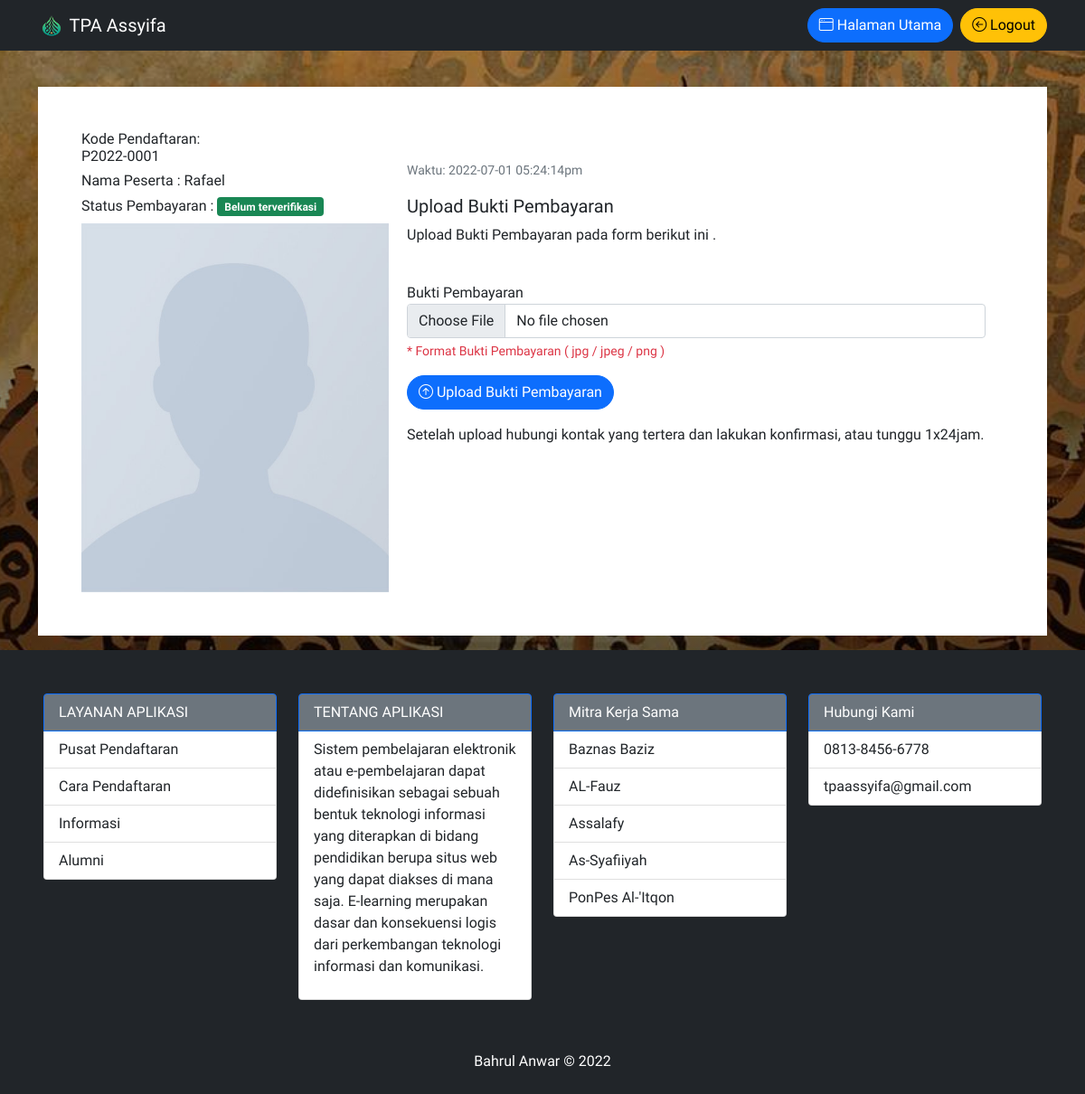
Screenshot of /user/bukti-pembayaran.php (signed in) with the database file from the repository.
### tables this page shows
CREATE TABLE `tb_pendaftaran` (
  `id_pendaftaran` char(10) NOT NULL,
  `tgl_daftar` date NOT NULL,
  `th_ajaran` varchar(9) NOT NULL,
  `jurusan` varchar(50) NOT NULL,
  `nm_peserta` varchar(50) NOT NULL,
  `email` varchar(255) NOT NULL,
  `status_email` tinyint(1) NOT NULL DEFAULT '0',
  `password` varchar(255) NOT NULL,
  `tmp_lahir` varchar(50) NOT NULL,
  `tgl_lahir` date NOT NULL,
  `jk` enum('Laki-laki','Perempuan') NOT NULL,
  `agama` varchar(15) NOT NULL,
  `alamat_jld` varchar(255) NOT NULL,
  `alamat_keldeskec` varchar(255) NOT NULL,
  `alamat_kab_kota` varchar(255) NOT NULL,
  `alamat_provinsi` varchar(255) NOT NULL,
  `photo` varchar(200) DEFAULT NULL,
  `berkas_ijazah_sd` varchar(255) DEFAULT NULL,
  `nilai_ijazah_sd` int(5) DEFAULT NULL,
  `berkas_ijazah_smp` varchar(255) DEFAULT NULL,
  `nilai_ijazah_smp` int(5) DEFAULT NULL,
  `berkas_ijazah_smk` varchar(255) DEFAULT NULL,
  `nilai_ijazah_smk` int(5) DEFAULT NULL,
  `status_terima` varchar(100) NOT NULL DEFAULT 'Sedang direview',
  `token_verifikasi` varchar(255) DEFAULT NULL
);

CREATE TABLE `tb_pembayaran` (
  `id_pembayaran` int(11) NOT NULL,
  `id_pendaftaran` varchar(255) NOT NULL,
  `bukti_pembayaran` varchar(255) NOT NULL,
  `status_pembayaran` int(11) DEFAULT '0',
  `tanggal_upload` timestamp NOT NULL DEFAULT CURRENT_TIMESTAMP
);

### user/bukti-pembayaran.php (the view, shortened to what this page needs)
<?php
include '../config/koneksi.php';
$id_pendaftaran = $_SESSION['id'];
$get_pendaftar = mysqli_query($conn, "SELECT * FROM tb_pendaftaran WHERE id_pendaftaran='$id_pendaftaran'");
$row = mysqli_fetch_array($get_pendaftar);
$get_pembayaran = mysqli_query($conn, "SELECT * FROM tb_pembayaran WHERE id_pendaftaran='$id_pendaftaran'");
$bayar = mysqli_fetch_array($get_pembayaran);
$sts_pembayaran = $bayar['status_pembayaran'];
if ($sts_pembayaran == 0) {
    $status_pembayaran = 'Belum terverifikasi';
} else {
    $status_pembayaran = 'Selesai';
};
?>
<!DOCTYPE html>
<html lang="en">
<head>
    <link rel="../stylesheet" href="swalert/sweetalert2.min.css">
    <link rel="stylesheet" href="https://cdn.jsdelivr.net/npm/bootstrap-icons@1.5.0/font/bootstrap-icons.css">
    <link rel="stylesheet" href="../css/bootstrap.min.css">
    <link rel="stylesheet" href="../css/style.css">
</head>
<body>
    <?php include('../_partials/user/navbar.php'); ?>
    <section class="container mb-3 pt-5 mt-5">
        <div class="row g-0 bg-white p-5">
            <div class="col-md-4">
                <h6 class="card-title">Kode Pendaftaran: <p class="card-text"><?php echo $row['id_pendaftaran']; ?></p>
                </h6>
                <h6>Nama Peserta : <?php echo $row['nm_peserta']; ?></h6>
                <h6>Status Pembayaran : <span class="badge bg-success"><?php echo $status_pembayaran; ?></span></h6>
                <img class="img-fluid" src="bukti_pembayaran/<?php echo $bayar['bukti_pembayaran']; ?>" alt="<?php echo $bayar['bukti_pembayaran']; ?>">
            </div>
            <div class="col-md-8">
                <div class="row ">
                    <div class="col-md-12 p-3">
                        <div class="card-body">
                        <p class="card-text"><small class="text-muted"><?= "Waktu: " . date("Y-m-d h:i:sa"); ?></small></p>
                            <?php if ($bayar['status_pembayaran'] == 0 && $row['status_terima'] == 'Diterima') : ?>
                            <h5 class="card-title">Upload Bukti Pembayaran</h5>
                            <p class="card-text">Upload Bukti Pembayaran pada form berikut ini .</p>
                                <form action="" method="POST" class="mb-3" enctype="multipart/form-data">
                                    <div class="row">
                                        <div class="col-2">
                                        </div>
                                    </div>
                                    <div class="form-group">
                                        <label for="bukti_pembayaran">Bukti Pembayaran</label>
                                        <input type="file" name="bukti_pembayaran" class="form-control bukti-upload" autocomplete="on" required id="bukti_pembayaran" accept="image/*" onchange="return validasiEkstensi(event)">
                                        <div id="bukti_pembayaranHelp" class="form-text text-danger">* Format Bukti Pembayaran ( jpg / jpeg / png )</div>
                                    </div>
                                    <button class="btn btn-primary mt-3 rounded-pill" id="submit" name="submit" type="submit"><i class="bi bi-arrow-up-circle"></i> Upload Bukti Pembayaran</button>
                                </form>
                            <span>Setelah upload hubungi kontak yang tertera dan lakukan konfirmasi, atau tunggu 1x24jam.</span>
                            <?php else : ?>
                                <p>Pembayaran Selesai</p>
                                <a class="btn btn-primary mb-3" href="index.php"><i class="bi bi-arrow-left-square"></i> Kembali</a>
                            <?php endif; ?>
                        </div>
                    </div>
                </div>
            </div>
        </div>
    </section>
    <?php include('../_partials/user/footer.php'); ?>
</body>
</html>

### css/style.css (style rules this page uses)
body { background: #297F87; background: linear-gradient(to right, #7F7C82, #3DB2FF); background: linear-gradient(to bottom, rgba(0, 0, 0, 0.3) 0%, rgba(0, 0, 0, 0.7) 75%, #000 100%), url("../img/kaligrafi.jpg"); background-position: center; background-repeat: no-repeat; background-size: cover; font-family: Quicksand!important; }

### rows the page displays
tb_pendaftaran: id_pendaftaran "P2022-0001", nm_peserta "Rafael"
tb_pembayaran: status_pembayaran "Belum terverifikasi", bukti_pembayaran (placeholder picture)
